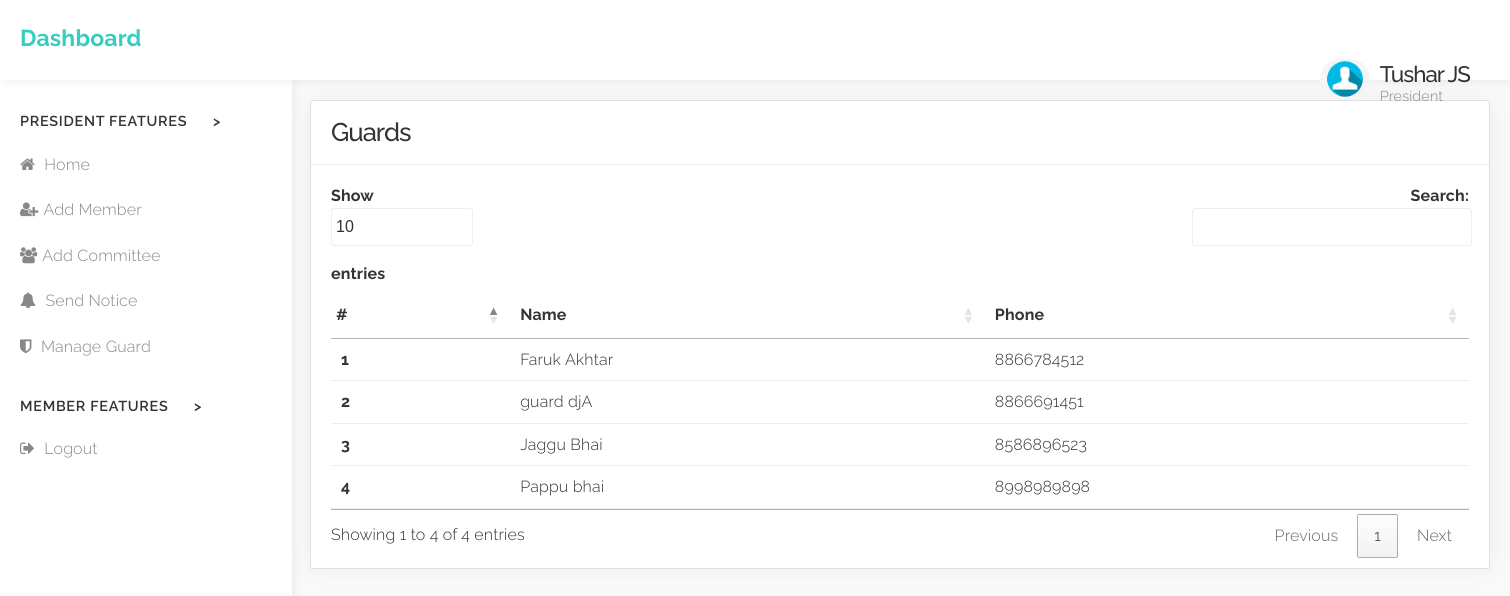
Screenshot of /President/View_Guards.php (signed in) with the database file from the repository.
### tables this page shows
CREATE TABLE `tbl_member` (
  `mid` int(6) NOT NULL,
  `sid` int(6) NOT NULL,
  `mname` varchar(20) NOT NULL,
  `phone` varchar(10) NOT NULL,
  `wing` char(2) NOT NULL,
  `flat` int(6) NOT NULL,
  `image` varchar(150) NOT NULL,
  `email` varchar(250) NOT NULL,
  `password` varchar(32) NOT NULL,
  `member_type` varchar(12) NOT NULL,
  `is_approved` varchar(10) NOT NULL DEFAULT 'pending',
  `date_registered` datetime NOT NULL DEFAULT current_timestamp()
);

### President/View_Guards.php (the view, shortened to what this page needs)
<?php
include_once '../Connection.php';
include_once 'President_Dashboard.php';
?>
<!DOCTYPE html>
<html lang="en">
<head>
    <link rel="stylesheet" href="https://maxcdn.bootstrapcdn.com/bootstrap/4.5.2/css/bootstrap.min.css">
    <link href="https://cdnjs.cloudflare.com/ajax/libs/toastr.js/2.0.1/css/toastr.css" rel="stylesheet" />
    <link href="//cdn.datatables.net/1.10.24/css/jquery.dataTables.min.css" rel="stylesheet" type="text/css" />
    <link rel="stylesheet" type="text/css" href="https://cdn.datatables.net/1.10.15/css/jquery.dataTables.css">
    <link rel="stylesheet" href="../css/font-awesome.min.css">
    <link rel="stylesheet" href="../css/normalize.css">
    <link rel="stylesheet" href="../css/milligram.min.css">
    <link rel="stylesheet" href="../css/styles.css">
</head>
<body>
<?php
    $s = $_SESSION['socid'];
    $result = mysqli_query($conn, "SELECT * From tbl_member where sid='$s' and is_approved='Approved' and member_type ='Guard' ");  ?>
        <div class="row grid-responsive" id="tbl">
            <div class="column ">
                <div class="card">
                    <div class="card-title">
                        <h3>Guards</h3>
                    </div>
                    <div class="card-block">
                        <table id="UserTable">
                            <thead>
                                <tr>
                                    <th scope="col" style="padding-left: 5px;">#</th>
                                    <th>Name</th>
                                    <th>Phone</th>
                                </tr>
                            </thead>
                                <tbody>
                                    <?php
                                        $i = 1;
                                        while ($data = mysqli_fetch_array($result)) {
                                    ?>
                                    <tr>
                                        <th scope="row" style="padding-left: 10px;"><?php echo $i; ?></th>
                                        <td><?php echo $data['mname']; ?></td>
                                        <td><?php echo $data['phone']; ?></td>
                                    <?php $i++;
                                } ?>
                                    </tr>
                                </tbody>
                        </table>
                    </div>
                </div>
            </div>
        </div>
</body>
</html>

### css/styles.css (style rules this page uses)
body { background: #f9f9f9; height: 100%; overflow-x: hidden; font-size: 1.6em; font-family: "Open Sans", "Helvetica Neue", Helvetica, Arial, sans-serif; color: #333; }
h1, h2, h3, h4, h5, h6 { font-weight: 500; letter-spacing: -.1rem; margin-bottom: 2.0rem; margin-top: 0; }
h3 { font-size: 1.6em; }
td, th { border-bottom: 0.1rem solid #eee; }
.card { background: #fff; box-shadow: 0px 0px 25px rgba(0, 0, 0, 0.05); margin-bottom: 2.2rem; }
.card .card-title { border-bottom: 1px solid #eee; padding: 15px 20px; }
.card .card-title h1, .card .card-title h2, .card .card-title h3, .card .card-title h4, .card .card-title h5, .card .card-title h6 { margin: 0; padding: 0; }
.card .card-block { padding: 10px 20px; }

### President/President_Dashboard.php (style rules this page uses)
* { font-family:Raleway; }

### President/View_Guards.php (style rules this page uses)
#tbl { margin-left: 300px; margin-top: 100px; width: 1200px; }

### rows the page displays
tbl_member: mname "Faruk Akhtar", phone "8866784512"
tbl_member: mname "guard djA", phone "8866691451"
tbl_member: mname "Jaggu Bhai", phone "8586896523"
tbl_member: mname "Pappu bhai", phone "8998989898"

### other values shown
$_SESSION['mname'] "Tushar JS"
